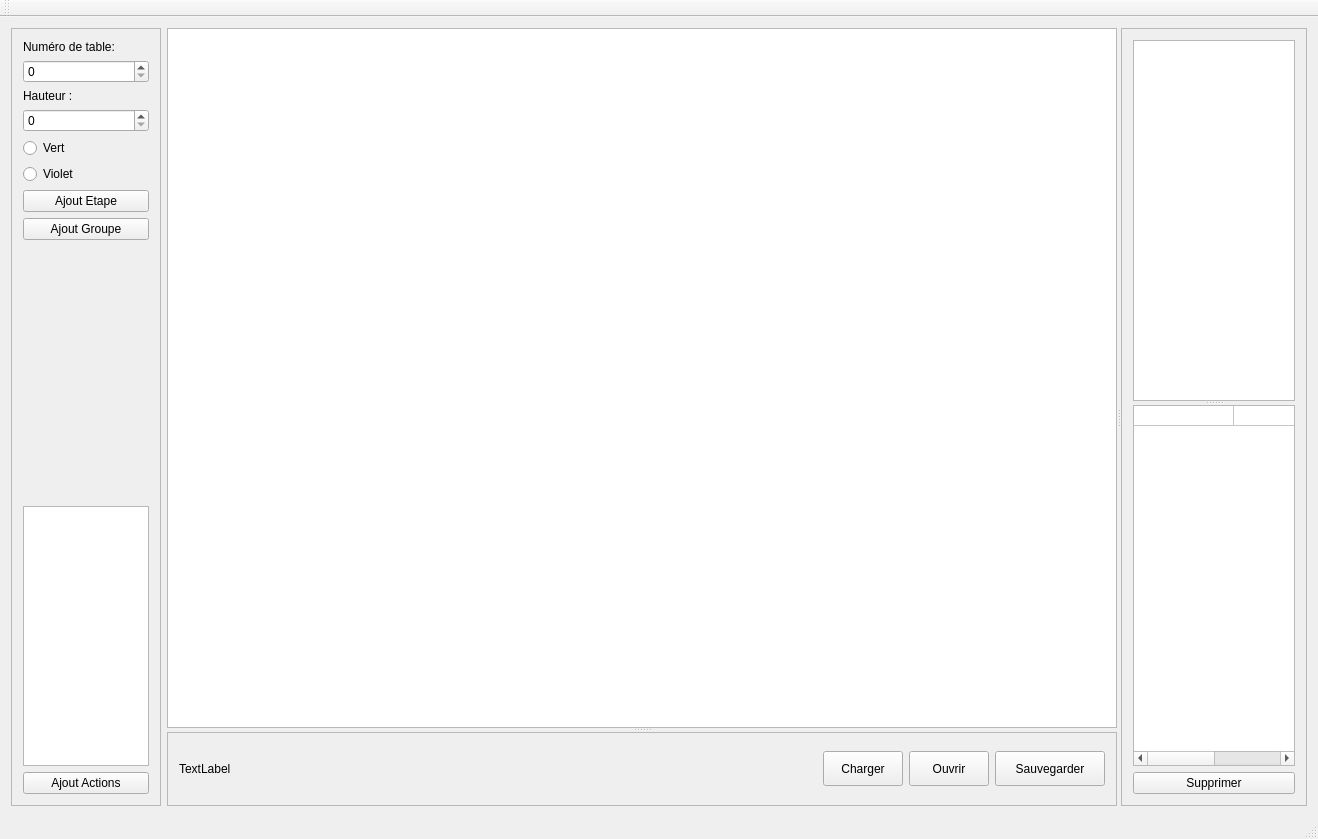
<?xml version="1.0" encoding="UTF-8"?>
<ui version="4.0">
 <class>MainWindow</class>
 <widget class="QMainWindow" name="MainWindow">
  <property name="geometry">
   <rect>
    <x>0</x>
    <y>0</y>
    <width>1318</width>
    <height>839</height>
   </rect>
  </property>
  <property name="windowTitle">
   <string>MainWindow</string>
  </property>
  <widget class="QWidget" name="centralWidget">
   <layout class="QHBoxLayout" name="horizontalLayout">
    <item>
     <widget class="QFrame" name="frame">
      <property name="maximumSize">
       <size>
        <width>150</width>
        <height>16777215</height>
       </size>
      </property>
      <property name="frameShape">
       <enum>QFrame::StyledPanel</enum>
      </property>
      <property name="frameShadow">
       <enum>QFrame::Raised</enum>
      </property>
      <layout class="QVBoxLayout" name="verticalLayout_2">
       <item>
        <widget class="QLabel" name="label">
         <property name="text">
          <string>Numéro de table:</string>
         </property>
        </widget>
       </item>
       <item>
        <widget class="QSpinBox" name="spinBox"/>
       </item>
       <item>
        <widget class="QLabel" name="label_2">
         <property name="text">
          <string>Hauteur :</string>
         </property>
        </widget>
       </item>
       <item>
        <widget class="QSpinBox" name="spinBox_2"/>
       </item>
       <item>
        <widget class="QRadioButton" name="radioButton">
         <property name="text">
          <string>Vert</string>
         </property>
        </widget>
       </item>
       <item>
        <widget class="QRadioButton" name="radioButton_2">
         <property name="text">
          <string>Violet</string>
         </property>
        </widget>
       </item>
       <item>
        <widget class="QPushButton" name="pushButton_3">
         <property name="text">
          <string>Ajout Etape</string>
         </property>
        </widget>
       </item>
       <item>
        <widget class="QPushButton" name="pushButton_4">
         <property name="text">
          <string>Ajout Groupe</string>
         </property>
        </widget>
       </item>
       <item>
        <spacer name="verticalSpacer">
         <property name="orientation">
          <enum>Qt::Vertical</enum>
         </property>
         <property name="sizeHint" stdset="0">
          <size>
           <width>20</width>
           <height>40</height>
          </size>
         </property>
        </spacer>
       </item>
       <item>
        <widget class="QListView" name="listView"/>
       </item>
       <item>
        <widget class="QPushButton" name="BtroisD">
         <property name="text">
          <string>Ajout Actions</string>
         </property>
        </widget>
       </item>
      </layout>
     </widget>
    </item>
    <item>
     <widget class="QSplitter" name="splitter_2">
      <property name="orientation">
       <enum>Qt::Horizontal</enum>
      </property>
      <widget class="QSplitter" name="splitter">
       <property name="orientation">
        <enum>Qt::Vertical</enum>
       </property>
       <widget class="QViewTable" name="QTable">
        <property name="minimumSize">
         <size>
          <width>950</width>
          <height>700</height>
         </size>
        </property>
        <property name="cursor" stdset="0">
         <cursorShape>CrossCursor</cursorShape>
        </property>
        <property name="mouseTracking">
         <bool>true</bool>
        </property>
        <property name="dragMode">
         <enum>QGraphicsView::NoDrag</enum>
        </property>
       </widget>
       <widget class="QFrame" name="frame_3">
        <property name="frameShape">
         <enum>QFrame::StyledPanel</enum>
        </property>
        <property name="frameShadow">
         <enum>QFrame::Raised</enum>
        </property>
        <layout class="QHBoxLayout" name="horizontalLayout_2">
         <item>
          <widget class="QLabel" name="qPosLabel">
           <property name="text">
            <string>TextLabel</string>
           </property>
          </widget>
         </item>
         <item>
          <spacer name="horizontalSpacer">
           <property name="orientation">
            <enum>Qt::Horizontal</enum>
           </property>
           <property name="sizeHint" stdset="0">
            <size>
             <width>40</width>
             <height>20</height>
            </size>
           </property>
          </spacer>
         </item>
         <item>
          <widget class="QPushButton" name="AddGroupe">
           <property name="minimumSize">
            <size>
             <width>0</width>
             <height>35</height>
            </size>
           </property>
           <property name="text">
            <string>Charger</string>
           </property>
          </widget>
         </item>
         <item>
          <widget class="QPushButton" name="AddPoint">
           <property name="minimumSize">
            <size>
             <width>0</width>
             <height>35</height>
            </size>
           </property>
           <property name="text">
            <string>Ouvrir</string>
           </property>
          </widget>
         </item>
         <item>
          <widget class="QPushButton" name="Supprimer">
           <property name="minimumSize">
            <size>
             <width>110</width>
             <height>35</height>
            </size>
           </property>
           <property name="text">
            <string>Sauvegarder</string>
           </property>
          </widget>
         </item>
        </layout>
       </widget>
      </widget>
      <widget class="QFrame" name="frame_2">
       <property name="frameShape">
        <enum>QFrame::StyledPanel</enum>
       </property>
       <property name="frameShadow">
        <enum>QFrame::Raised</enum>
       </property>
       <layout class="QVBoxLayout" name="verticalLayout">
        <item>
         <widget class="QSplitter" name="splitter_3">
          <property name="orientation">
           <enum>Qt::Vertical</enum>
          </property>
          <widget class="QListWidget" name="qListEtape">
           <property name="dragDropMode">
            <enum>QAbstractItemView::InternalMove</enum>
           </property>
          </widget>
          <widget class="QTableWidget" name="qInfosEtape">
           <property name="showGrid">
            <bool>true</bool>
           </property>
           <property name="gridStyle">
            <enum>Qt::SolidLine</enum>
           </property>
           <property name="wordWrap">
            <bool>true</bool>
           </property>
           <property name="rowCount">
            <number>1</number>
           </property>
           <property name="columnCount">
            <number>2</number>
           </property>
           <attribute name="horizontalHeaderVisible">
            <bool>false</bool>
           </attribute>
           <attribute name="horizontalHeaderHighlightSections">
            <bool>true</bool>
           </attribute>
           <attribute name="verticalHeaderVisible">
            <bool>false</bool>
           </attribute>
           <attribute name="verticalHeaderDefaultSectionSize">
            <number>20</number>
           </attribute>
           <row/>
           <column/>
           <column/>
          </widget>
         </widget>
        </item>
        <item>
         <layout class="QHBoxLayout" name="horizontalLayout_3">
          <item>
           <widget class="QPushButton" name="pushButton">
            <property name="text">
             <string>Supprimer</string>
            </property>
           </widget>
          </item>
         </layout>
        </item>
       </layout>
      </widget>
     </widget>
    </item>
   </layout>
  </widget>
  <widget class="QMenuBar" name="menuBar">
   <property name="geometry">
    <rect>
     <x>0</x>
     <y>0</y>
     <width>1318</width>
     <height>25</height>
    </rect>
   </property>
  </widget>
  <widget class="QToolBar" name="mainToolBar">
   <attribute name="toolBarArea">
    <enum>TopToolBarArea</enum>
   </attribute>
   <attribute name="toolBarBreak">
    <bool>false</bool>
   </attribute>
  </widget>
  <widget class="QStatusBar" name="statusBar"/>
 </widget>
 <layoutdefault spacing="6" margin="11"/>
 <customwidgets>
  <customwidget>
   <class>QViewTable</class>
   <extends>QGraphicsView</extends>
   <header>qviewtable.h</header>
  </customwidget>
 </customwidgets>
 <resources/>
 <connections/>
</ui>
